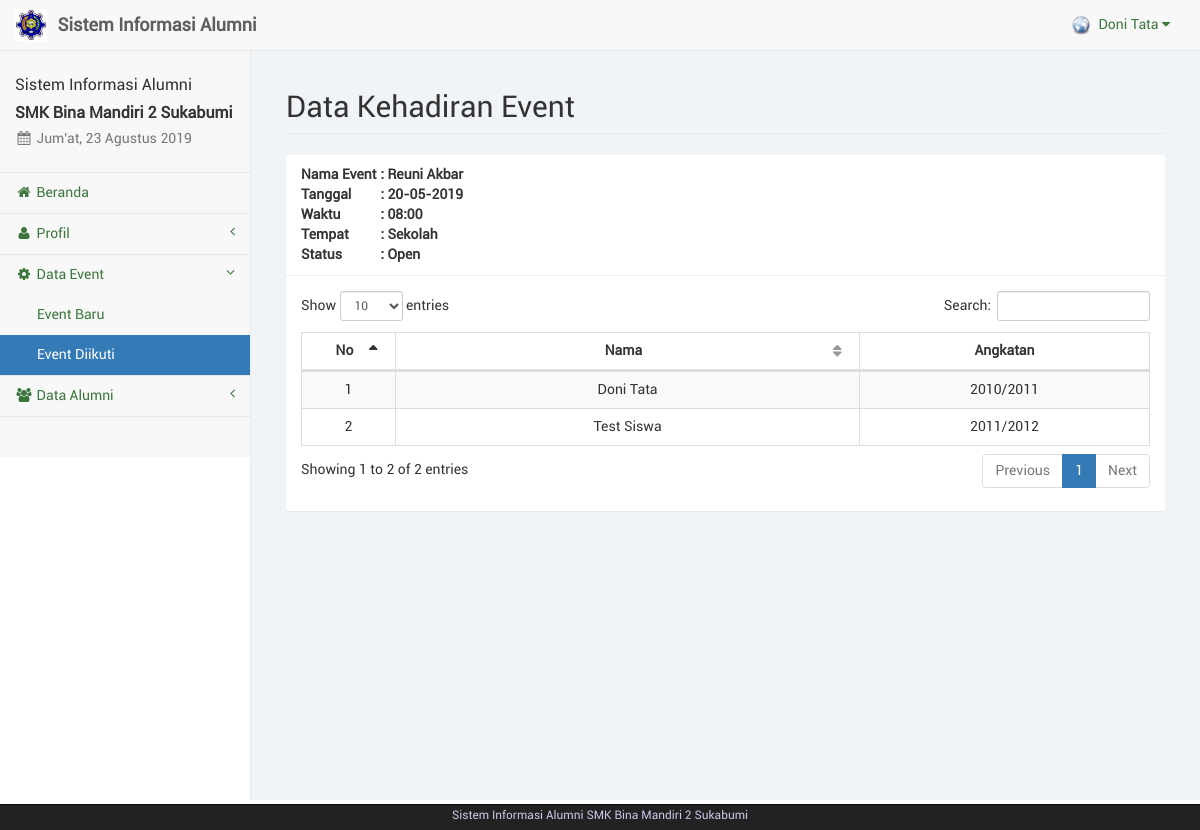
/alumni/event_detail.php?eve=1 (signed in), run on the app's committed database.
### tables this page shows
CREATE TABLE IF NOT EXISTS `alumni` (
  `nis` varchar(20) NOT NULL,
  `nama` varchar(50) NOT NULL,
  `id_thn` int(11) NOT NULL,
  `jns_kelamin` varchar(20) NOT NULL,
  `tmpt_lahir` varchar(50) NOT NULL,
  `tgl_lahir` date NOT NULL,
  `telp` varchar(20) NOT NULL,
  `pekerjaan` varchar(50) NOT NULL,
  `alamat` text NOT NULL,
  `foto` text NOT NULL,
  `password` text NOT NULL
);

CREATE TABLE IF NOT EXISTS `event` (
  `id_event` int(11) NOT NULL,
  `nama_event` varchar(50) NOT NULL,
  `tgl_event` date NOT NULL,
  `tempat_event` varchar(50) NOT NULL,
  `waktu_event` varchar(20) NOT NULL,
  `batas_daftar` date NOT NULL,
  `keterangan` text NOT NULL,
  `status` varchar(20) NOT NULL,
  `id_adm` int(11) NOT NULL
);

CREATE TABLE IF NOT EXISTS `tahun` (
  `id_thn` int(11) NOT NULL,
  `nama_thn` varchar(50) NOT NULL
);

### alumni/sess_check.php (called while the page is built, shortened)
<?php
	$chk_sess = $_SESSION['alumni'];
	include("../dist/config/koneksi.php");
	include("../dist/config/library.php");
	$sql_sess = "SELECT * FROM alumni WHERE nis='". $chk_sess ."'";
	$ress_sess = mysqli_query($conn, $sql_sess);
	$row_sess = mysqli_fetch_array($ress_sess);
	$sess_alumniname = $row_sess['nama'];
	$sess_alumnifoto = $row_sess['foto'];
?>

### dist/config/library.php (called while the page is built, shortened)
<?php
function IndonesiaTgl($tanggal){
	$tgl=substr($tanggal,8,2);
	$bln=substr($tanggal,5,2);
	$thn=substr($tanggal,0,4);
	$tanggal="$tgl-$bln-$thn";
	return $tanggal;
}
?>

### alumni/event_detail.php (the view, shortened to what this page needs)
<?php
	include("sess_check.php");
	if(isset($_GET['eve'])) {
		$id = $_GET['eve'];
		$sql = "SELECT * FROM event WHERE id_event='". $_GET['eve'] ."'";
		$ress = mysqli_query($conn, $sql);
		$data = mysqli_fetch_array($ress);
	}
	$pagedesc = "Event Diikuti";
	$menuparent = "event";
	include("layout_top.php");
?>
		<div id="page-wrapper">
            <div class="container-fluid">
                <div class="row">
                    <div class="col-lg-12">
                        <h1 class="page-header">Data Kehadiran Event</h1>
                    </div>
                </div>
				<div class="row">
					<div class="col-lg-12"><?php include("layout_alert.php"); ?></div>
				</div>
				<div class="row">
					<div class="col-lg-12">
						<div class="panel panel-default">
							<div class="panel-heading">
								<table class="table-borderless">
										<tr>
											<th width="10%">Nama Event</th>
											<th width="85%">: <?php echo $data['nama_event'];?></th>
										</tr>
										<tr>
											<th width="10%">Tanggal</th>
											<th width="85%">: <?php echo IndonesiaTgl($data['tgl_event']);?></th>
										</tr>
										<tr>
											<th width="10%">Waktu</th>
											<th width="85%">: <?php echo $data['waktu_event'];?></th>
										</tr>
										<tr>
											<th width="10%">Tempat</th>
											<th width="85%">: <?php echo $data['tempat_event'];?></th>
										</tr>
										<tr>
											<th width="10%">Status</th>
											<th width="85%">: <?php echo $data['status'];?></th>
										</tr>
								</table>
							</div>
							<div class="panel-body">
								<table class="table table-striped table-bordered table-hover" id="tabel-data">
									<thead>
										<tr>
											<th width="1%">No</th>
											<th width="10%">Nama</th>
											<th width="5%">Angkatan</th>
										</tr>
									</thead>
									<tbody>
										<?php
											$i = 1;
											$sql = "SELECT event.*, temp_event.*, alumni.*, tahun.* FROM event, temp_event, alumni, tahun
													WHERE event.id_event=temp_event.id_event AND temp_event.nis=alumni.nis AND alumni.id_thn=tahun.id_thn
													AND event.id_event='$id' ORDER BY alumni.nama ASC";
											$ress = mysqli_query($conn, $sql);
											while($data = mysqli_fetch_array($ress)) {
												echo '<tr>';
												echo '<td class="text-center">'. $i .'</td>';
												echo '<td class="text-center">'. $data['nama'] .'</td>';
												echo '<td class="text-center">'. $data['nama_thn'] .'</td>';
												echo '</tr>';
												$i++;
											}
										?>
									</tbody>
								</table>
							</div>
						</div>
					</div>
				</div>
            </div>
        </div>
<?php
	include("layout_bottom.php");
?>

### alumni/layout_top.php (shortened to what this page needs)
<?php
	$haries = array("Sunday" => "Minggu", "Monday" => "Senin", "Tuesday" => "Selasa", "Wednesday" => "Rabu", "Thursday" => "Kamis", "Friday" => "Jum'at", "Saturday" => "Sabtu");
	$bulans = array("", "Januari", "Februari", "Maret", "April", "Mei", "Juni", "Juli", "Agustus", "September", "Oktober", "November", "Desember");
	$hari_ini = $haries[date("l")];
	$bulan_ini = $bulans[date("n")];
	$tanggal = date("d");
	$tahun = date("Y");
?>
<!DOCTYPE html>
<html lang="en">
<head>
	<link href="libs/bootstrap/dist/css/bootstrap.min.css" rel="stylesheet">
	<link href="libs/metisMenu/dist/metisMenu.min.css" rel="stylesheet">
    <link href="libs/datatables-plugins/integration/bootstrap/3/dataTables.bootstrap.css" rel="stylesheet">
    <link href="libs/datatables-responsive/css/dataTables.responsive.css" rel="stylesheet">
	<link href="dist/css/sb-admin-2.css" rel="stylesheet">
	<link href="dist/css/offline-font.css" rel="stylesheet">
	<link href="dist/css/custom.css" rel="stylesheet">
	<link href="libs/font-awesome/css/font-awesome.min.css" rel="stylesheet" type="text/css">
</head>
<body>
    <div id="wrapper">
        <nav class="navbar navbar-default navbar-static-top" role="navigation" style="margin-bottom: 0">
            <div class="navbar-header">
				<a class="navbar-brand hidden-xs" href="index.php">
					<img src="../foto/bm.jpg" alt="brand" width="32" class="float-left image-brand">
					<div class="float-right">&nbsp;<strong>Sistem Informasi Alumni</strong></div>
				</a>
			</div>
            <ul class="nav navbar-top-links navbar-right">
				<li class="dropdown dropdown-right">
					<a class="dropdown-toggle" data-toggle="dropdown" href="#">
						<img src="../foto/<?php echo $sess_alumnifoto;?>" width="20px" height="20px" padding="0px">&nbsp;&nbsp;<?php echo ucfirst($sess_alumniname); ?>&nbsp;<i class="fa fa-caret-down"></i>
					</a>
				</li>
			</ul>
            <div class="navbar-default sidebar" role="navigation">
                <div class="sidebar-nav navbar-collapse">
                    <ul class="nav" id="side-menu">
                        <li class="sidebar-search">
							<h4>Sistem Informasi Alumni</h4>
							<h4><b>SMK Bina Mandiri 2 Sukabumi</b></h4>
							<h5 class="text-muted"><i class="fa fa-calendar fa-fw"></i>&nbsp;<?php echo $hari_ini.", ".$tanggal." ".$bulan_ini." ".$tahun ?></h5>
						</li>
						<?php
							if($pagedesc == "Beranda") {
								echo '<li><a href="index.php" class="active"><i class="fa fa-home fa-fw"></i>&nbsp;Beranda</a></li>';
							}
							else {
								echo '<li><a href="index.php"><i class="fa fa-home fa-fw"></i>&nbsp;Beranda</a></li>';
							}
							if(isset($menuparent) && $menuparent == "profil") {
								echo '<li class="active">';
							}
							else {
								echo '<li>';
							}
						?>
							<a href="#"><i class="fa fa-user fa-fw"></i>&nbsp;Profil<span class="fa arrow"></span></a>
						</li>
						<?php
							if(isset($menuparent) && $menuparent == "event") {
								echo '<li class="active">';
							}
							else {
								echo '<li>';
							}
						?>
							<a href="#"><i class="fa fa-gear fa-fw"></i>&nbsp;Data Event<span class="fa arrow"></span></a>
							<ul class="nav nav-second-level">
								<?php
									if($pagedesc == "Event Baru") {
										echo '<li><a href="event_baru.php" class="active">Event Baru</a></li>';
									}
									else {
										echo '<li><a href="event_baru.php">Event Baru</a></li>';
									}
									if($pagedesc == "Event Diikuti") {
										echo '<li><a href="event_diikuti.php" class="active">Event Diikuti</a></li>';
									}
									else {
										echo '<li><a href="event_diikuti.php">Event Diikuti</a></li>';
									}
								?>
							</ul>
						<?php
							if(isset($menuparent) && $menuparent == "alumni") {
								echo '<li class="active">';
							}
							else {
								echo '<li>';
							}
						?>
							<a href="#"><i class="fa fa-group fa-fw"></i>&nbsp;Data Alumni<span class="fa arrow"></span></a>
						</li>
	                </ul>
                </div>
            </div>
        </nav>

### alumni/layout_bottom.php (shortened to what this page needs)
	</div>
	<div class="navbar navbar-inverse navbar-fixed-bottom footer-bottom">
		<div class="container text-center">
			<p class="text-center" style="color: #D1C4E9; margin: 0 0 5px; padding: 0"><small>Sistem Informasi Alumni SMK Bina Mandiri 2 Sukabumi</p>
		</div>
	</div>
</body>
</html>

### data on the page
alumni: foto (picture), nama "Doni Tata"
event: nama_event "Reuni Akbar", tgl_event "20-05-2019", waktu_event "08:00", tempat_event "Sekolah", status "Open", alumni.nama "Doni Tata", tahun.nama_thn "2010/2011", alumni.nama "Test Siswa", tahun.nama_thn "2011/2012"
